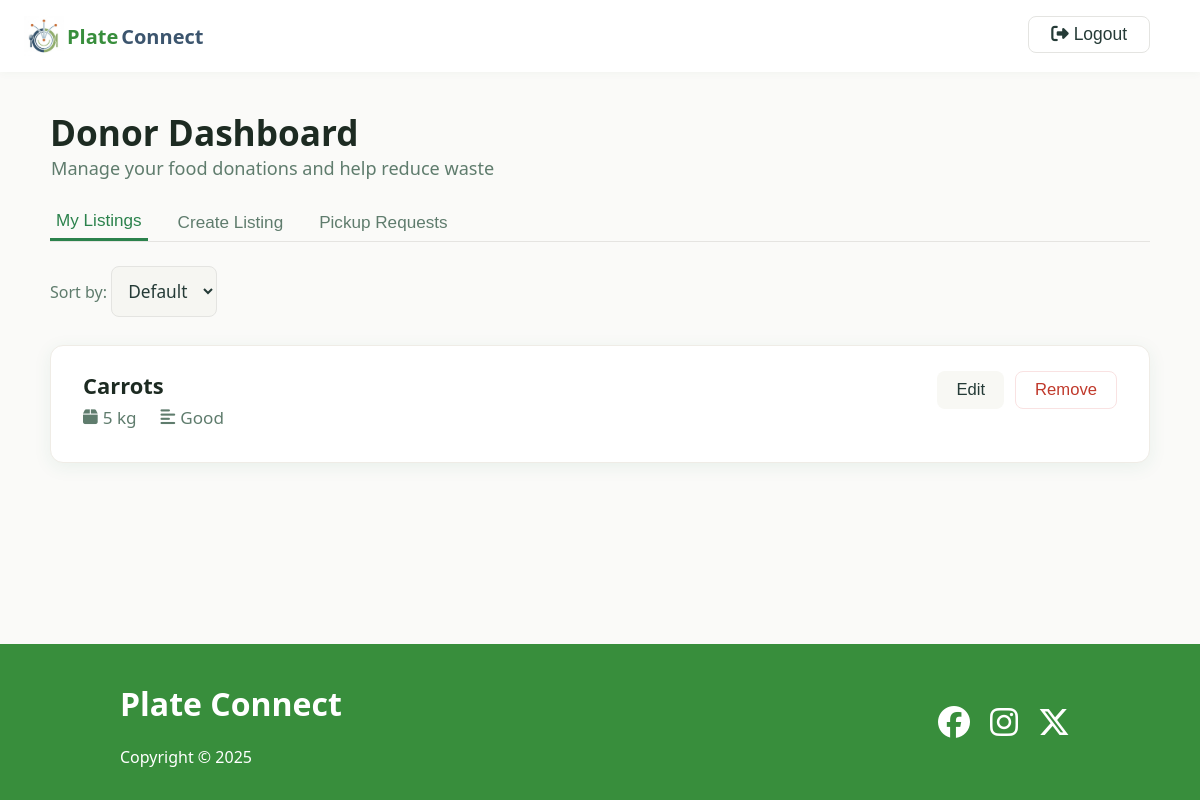
/donor_dashboard (signed in), run on an earlier commit of the app's database.
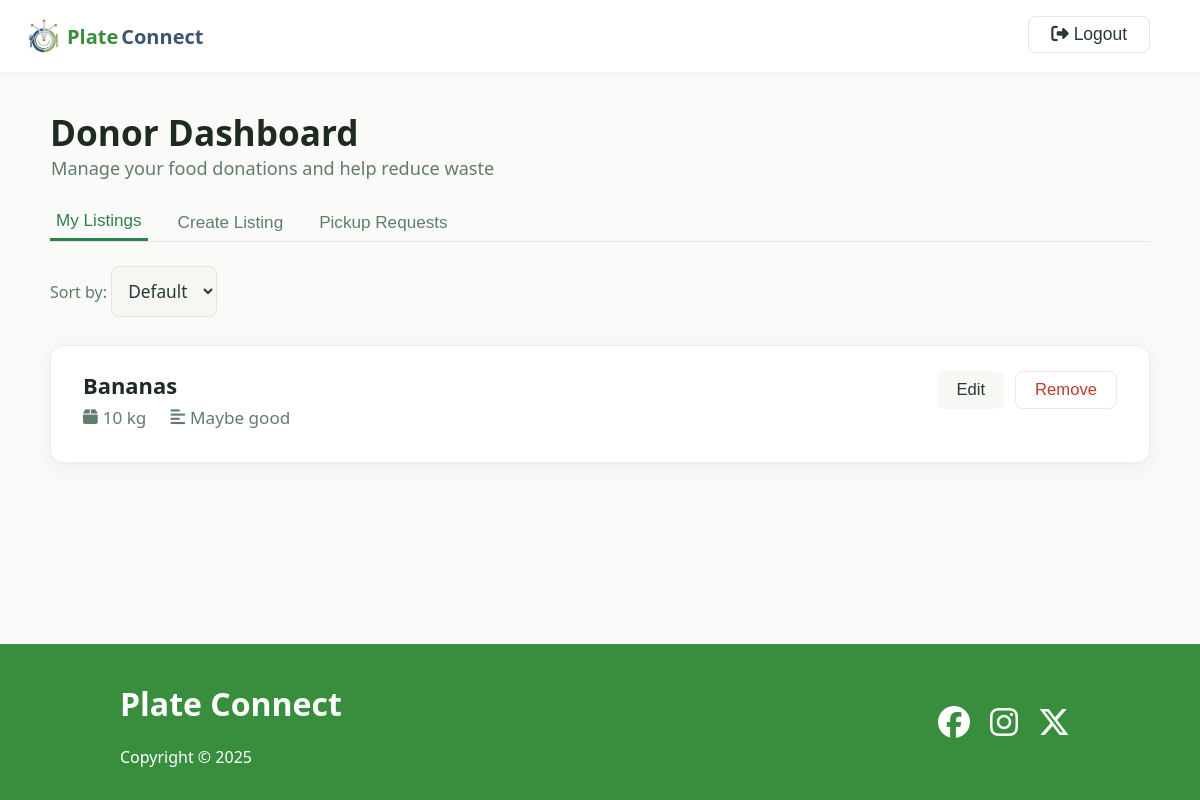
And on a later commit of the database.
### app.py (models this page shows)
class Listing(db.Model):
    id = db.Column(db.Integer, primary_key=True)
    donor_id = db.Column(db.Integer, db.ForeignKey('user.id'), nullable=False)
    food_type = db.Column(db.String(50), nullable=False)
    quantity = db.Column(db.String(50), nullable=False)
    description = db.Column(db.String(200))
    address = db.Column(db.String(200), nullable=False)  # redundant for easy access
    donor = db.relationship('User', backref='listings')

### app.py (the view)
@app.route('/donor_dashboard')
def donor_dashboard():
    donor_id = session.get('user_id')
    if donor_id is None:
        return redirect(url_for('login'))
    listings = Listing.query.filter_by(donor_id=donor_id).all()
    pickup_requests = []
    for listing in listings:
        requests = Request.query.filter_by(listing_id=listing.id).all()
        for req in requests:
            ngo_user = User.query.get(req.ngo_id)
            pickup_requests.append({'listing': listing, 'ngo': ngo_user, 'request': req})
    return render_template(
        'donor_dashboard.html',
        listings=listings,
        pickup_requests=pickup_requests
    )

### templates/donor_dashboard.html (shortened to what this page needs)
<!DOCTYPE html>
<html lang="en">
<head>
    <link rel="stylesheet" href="{{ url_for('static', filename='style.css') }}">
    <link rel="stylesheet" href="{{ url_for('static', filename='donor_dashboard.css') }}">
    <link rel="stylesheet" href="https://cdnjs.cloudflare.com/ajax/libs/font-awesome/6.4.2/css/all.min.css">
</head>
<body>
    <main>
        <header class="header">
            <div class="logo">
                <img src="../static/images/logo.png" alt="">
                <a href="/" class="logo-text green-font">Plate</a>
                <a href="/" class="logo-text dark-blue-font">Connect</a>
                <form class='logout' method="POST" action="{{ url_for('logout') }}">
                    <button type="submit" class="back-btn"><i class="fa fa-sign-out-alt"></i> Logout</button>
                </form>
            </div>
        </header>
        <div class="dashboard-container">
            <div class="dashboard-header">
                <div>
                    <h1 class="dashboard-title">Donor Dashboard</h1>
                    <div class="dashboard-subtitle">Manage your food donations and help reduce waste</div>
                </div>
            </div>
            <div class="dashboard-tabs">
                <button class="dashboard-tab active" onclick="showTab('listings')">My Listings</button>
                <button class="dashboard-tab" onclick="showTab('create')">Create Listing</button>
                <button class="dashboard-tab" onclick="showTab('requests')">Pickup Requests</button>
            </div>
            <div id="tab-listings" class="listings-table">
                {% if listings %}
                <div style="margin-bottom: 8px;">
                    <label for="sort-listings" style="font-weight: 500; color: #5f7c6d;">Sort by:</label>
                    <select id="sort-listings" onchange="sortListings()">
                        <option value="default">Default</option>
                    </select>
                </div>
                {% for listing in listings %}
                <div class="listing-card" data-id="{{ listing.id }}">
                    <div class="listing-details">
                        <div class="listing-title">
                            {{ listing.food_type }}
                        </div>
                        <div class="listing-meta">
                            <span><i class="fa fa-box icon"></i> {{ listing.quantity }}</span>
                            <span><i class="fa fa-align-left icon"></i> {{ listing.description }}</span>
                        </div>
                    </div>
                    <div class="listing-actions">
                        <button class="btn-edit"
                            onclick="editListing('{{ listing.id }}', '{{ listing.food_type|escape }}', '{{ listing.quantity|escape }}', '{{ listing.description|escape }}')">
                            Edit
                        </button>
                        <form method="POST" action="{{ url_for('remove_listing', listing_id=listing.id) }}">
                            <button type="submit" class="btn-remove">Remove</button>
                        </form>
                    </div>
                </div>
                {% endfor %}
                {% else %}
                <div style="color:#5f7c6d; font-size:1.13rem;">No listings yet.</div>
                {% endif %}
            </div>
        </div>
    </main>
    <footer class="footer">
        <div class="container">
            <div>
                <h1>Plate Connect</h1>
                <p>Copyright &copy; 2025</p>
            </div>
            <div class="social">
                <a href="#"><i class="fab fa-facebook fa-2x"></i></a>
                <a href="#"><i class="fab fa-instagram fa-2x"></i></a>
                <a href="#"><i class="fab fa-x-twitter fa-2x"></i></a>
            </div>
        </div>
    </footer>
</body>
</html>

What changed in the data, as far as the page shows it:
removed Listing: food_type "Carrots", quantity "5 kg", description "Good"
added Listing: food_type "Bananas", quantity "10 kg", description "Maybe good"
